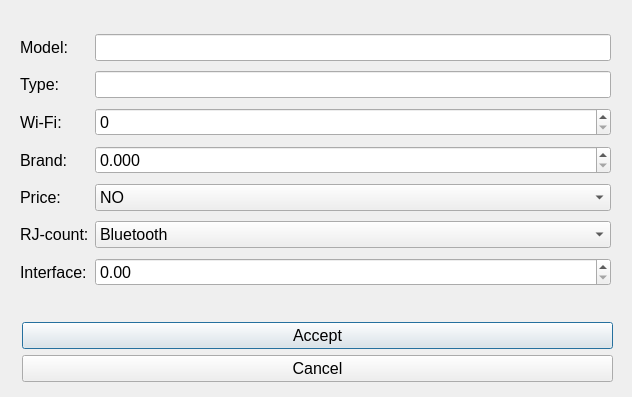
<?xml version="1.0" encoding="UTF-8"?>
<ui version="4.0">
 <class>AddWindow</class>
 <widget class="QDialog" name="AddWindow">
  <property name="geometry">
   <rect>
    <x>0</x>
    <y>0</y>
    <width>632</width>
    <height>397</height>
   </rect>
  </property>
  <property name="windowTitle">
   <string>Dialog</string>
  </property>
  <widget class="QWidget" name="">
   <property name="geometry">
    <rect>
     <x>20</x>
     <y>30</y>
     <width>591</width>
     <height>261</height>
    </rect>
   </property>
   <layout class="QGridLayout" name="gridLayout">
    <item row="0" column="0">
     <widget class="QLabel" name="label_2">
      <property name="font">
       <font>
        <pointsize>12</pointsize>
       </font>
      </property>
      <property name="text">
       <string>Model:</string>
      </property>
     </widget>
    </item>
    <item row="0" column="1">
     <widget class="QLineEdit" name="BrandLine">
      <property name="font">
       <font>
        <pointsize>12</pointsize>
       </font>
      </property>
     </widget>
    </item>
    <item row="1" column="0">
     <widget class="QLabel" name="label_6">
      <property name="font">
       <font>
        <pointsize>12</pointsize>
       </font>
      </property>
      <property name="text">
       <string>Type:</string>
      </property>
     </widget>
    </item>
    <item row="1" column="1">
     <widget class="QLineEdit" name="ModelLine">
      <property name="font">
       <font>
        <pointsize>12</pointsize>
       </font>
      </property>
     </widget>
    </item>
    <item row="2" column="0">
     <widget class="QLabel" name="label_4">
      <property name="font">
       <font>
        <pointsize>12</pointsize>
       </font>
      </property>
      <property name="text">
       <string>Wi-Fi:</string>
      </property>
     </widget>
    </item>
    <item row="2" column="1">
     <widget class="QSpinBox" name="RjBox">
      <property name="font">
       <font>
        <pointsize>12</pointsize>
       </font>
      </property>
     </widget>
    </item>
    <item row="3" column="0">
     <widget class="QLabel" name="label">
      <property name="font">
       <font>
        <pointsize>12</pointsize>
       </font>
      </property>
      <property name="text">
       <string>Brand:</string>
      </property>
     </widget>
    </item>
    <item row="3" column="1">
     <widget class="QDoubleSpinBox" name="WiFiBox">
      <property name="font">
       <font>
        <pointsize>12</pointsize>
       </font>
      </property>
      <property name="decimals">
       <number>3</number>
      </property>
     </widget>
    </item>
    <item row="4" column="0">
     <widget class="QLabel" name="label_7">
      <property name="font">
       <font>
        <pointsize>12</pointsize>
       </font>
      </property>
      <property name="text">
       <string>Price:</string>
      </property>
     </widget>
    </item>
    <item row="4" column="1">
     <widget class="QComboBox" name="InterfaceBox">
      <property name="font">
       <font>
        <pointsize>12</pointsize>
       </font>
      </property>
      <item>
       <property name="text">
        <string>NO</string>
       </property>
      </item>
      <item>
       <property name="text">
        <string>PCI</string>
       </property>
      </item>
      <item>
       <property name="text">
        <string>ISA</string>
       </property>
      </item>
      <item>
       <property name="text">
        <string>PCIE</string>
       </property>
      </item>
     </widget>
    </item>
    <item row="5" column="0">
     <widget class="QLabel" name="label_3">
      <property name="font">
       <font>
        <pointsize>12</pointsize>
       </font>
      </property>
      <property name="text">
       <string>RJ-count:</string>
      </property>
     </widget>
    </item>
    <item row="5" column="1">
     <widget class="QComboBox" name="TypeBox">
      <property name="font">
       <font>
        <pointsize>12</pointsize>
       </font>
      </property>
      <item>
       <property name="text">
        <string>Bluetooth</string>
       </property>
      </item>
      <item>
       <property name="text">
        <string>Ethernet</string>
       </property>
      </item>
      <item>
       <property name="text">
        <string>Gigabit</string>
       </property>
      </item>
      <item>
       <property name="text">
        <string>WIFI</string>
       </property>
      </item>
      <item>
       <property name="text">
        <string>POE</string>
       </property>
      </item>
     </widget>
    </item>
    <item row="6" column="0">
     <widget class="QLabel" name="label_5">
      <property name="font">
       <font>
        <pointsize>12</pointsize>
       </font>
      </property>
      <property name="text">
       <string>Interface:</string>
      </property>
     </widget>
    </item>
    <item row="6" column="1">
     <widget class="QDoubleSpinBox" name="PriceBox">
      <property name="font">
       <font>
        <pointsize>12</pointsize>
       </font>
      </property>
     </widget>
    </item>
   </layout>
  </widget>
  <widget class="QWidget" name="">
   <property name="geometry">
    <rect>
     <x>22</x>
     <y>322</y>
     <width>591</width>
     <height>62</height>
    </rect>
   </property>
   <layout class="QGridLayout" name="gridLayout_2">
    <item row="0" column="0">
     <widget class="QPushButton" name="AcceptButton">
      <property name="font">
       <font>
        <pointsize>12</pointsize>
       </font>
      </property>
      <property name="text">
       <string>Accept</string>
      </property>
     </widget>
    </item>
    <item row="1" column="0">
     <widget class="QPushButton" name="CancelButton">
      <property name="font">
       <font>
        <pointsize>12</pointsize>
       </font>
      </property>
      <property name="text">
       <string>Cancel</string>
      </property>
     </widget>
    </item>
   </layout>
  </widget>
 </widget>
 <resources/>
 <connections/>
</ui>
